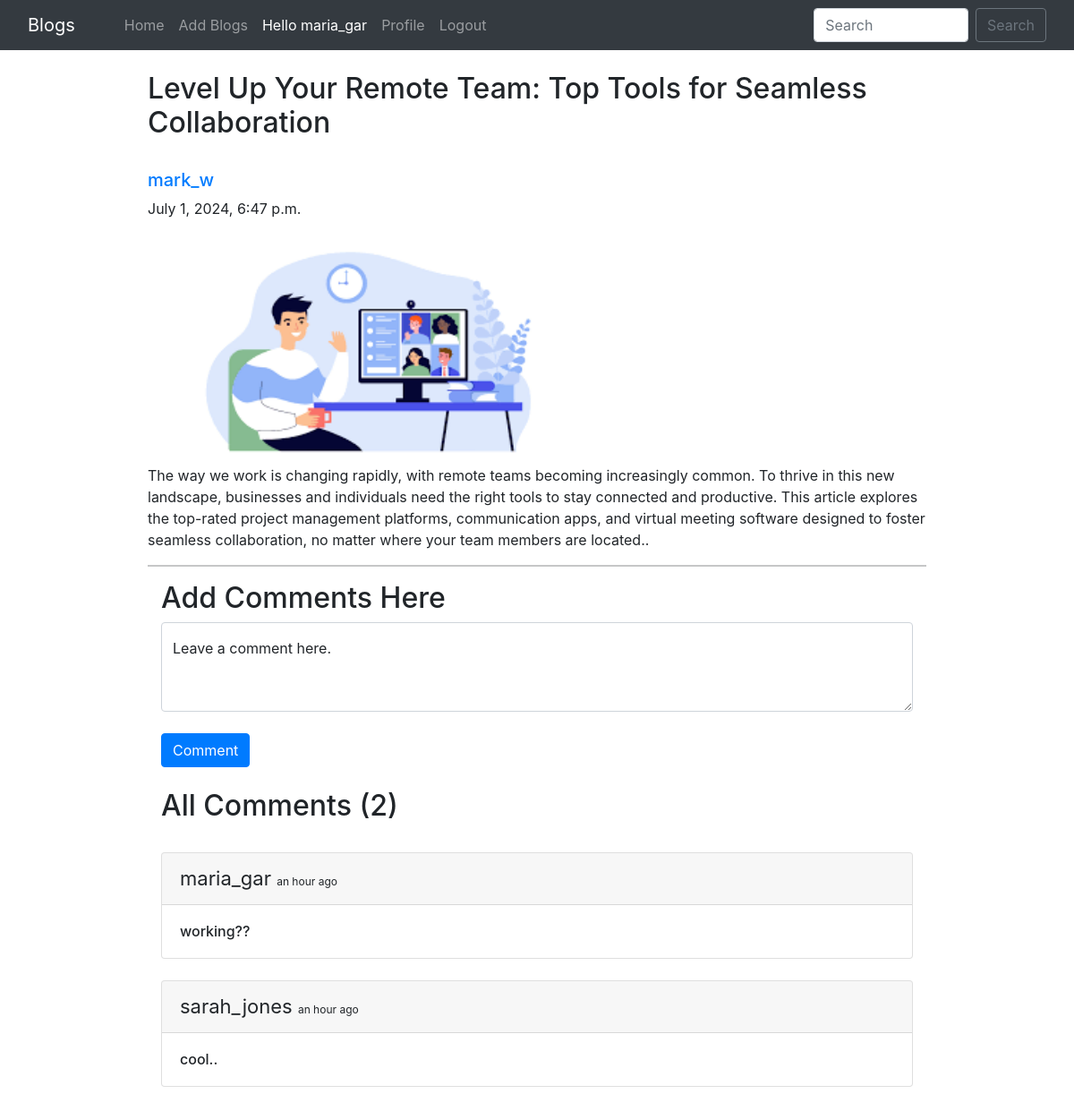
The page /blog/remote-team-collaboration-tools/ (signed in) on the database its author committed.
### home/models.py (models this page shows, shortened)
class BlogPost(models.Model):
    title=models.CharField(max_length=255)
    author= models.ForeignKey(User, on_delete=models.CASCADE)
    slug=models.CharField(max_length=130)
    content=models.TextField()
    image = models.ImageField(upload_to="profile_pics", blank=True, null=True)
    dateTime=models.DateTimeField(auto_now_add=True)

class Comment(models.Model):
    user = models.ForeignKey(User, on_delete=models.CASCADE)
    content = models.TextField()
    blog = models.ForeignKey(BlogPost, on_delete=models.CASCADE)
    parent_comment = models.ForeignKey('self', on_delete=models.CASCADE, null=True, blank=True)
    dateTime=models.DateTimeField(default=now)

### home/views.py (the view)
# urls.py: path("blog/<str:slug>/", views.blogs_comments, name="blogs_comments"),
def blogs_comments(request, slug):
    post = BlogPost.objects.filter(slug=slug).first()
    comments = Comment.objects.filter(blog=post)
    if request.method=="POST":
        user = request.user
        content = request.POST.get('content','')
        blog_id =request.POST.get('blog_id','')
        comment = Comment(user = user, content = content, blog=post)
        comment.save()
    return render(request, "blog_comments.html", {'post':post, 'comments':comments})

### home/templates/blog_comments.html (shortened to what this page needs)
{% extends 'base.html' %}
{% block body %}
{% load humanize %}
<div class="container w-75 my-4">
      <h2 class="blog-post-title">{{post.title}}</h2>
      <br>
      <div class="media">
            <div class="media-body">
                  <h5 class="mt-0"><a href="/user_profile/{{post.author.id}}/">{{post.author}}
                        </a></h5>
                  {{post.dateTime}}
            </div>
      </div>
      <br>
      <img src="/media/{{post.image}}" alt="" height="250px" width="500px">
      <br>
      <p>{{post.content}}.</p>
      <hr>
      {% if user.is_authenticated %}
      <div class="container">
            <h2>Add Comments Here</h2>
            <form action="/blog/{{post.slug}}/" method="POST"> {% csrf_token %}
                  <div class="form-floating">
                        <textarea class="form-control" placeholder="Leave a comment here" id="floatingTextarea2"
                              style="height: 100px" id="content" name="content"></textarea>
                        <label for="floatingTextarea2">Leave a comment here.</label>
                        <br>
                        <button type="submit" class="btn btn-primary">Comment</button>
                  </div>
            </form>
            {% else %}
            <div class="container">
                  <h4><a href="/login/">Login</a> to post comments below.</h4>
                  {% endif %}
                  <br>
                  <h2>All Comments ({{comments.count}})</h2>
                  <br>
                  {% for comment in comments %}
                  <div class="card">
                        <div class="card-header">
                              <span style="font-size: 22px;">{{comment.user}} </span> <span
                                    style="font-size: 12px;">{{comment.dateTime | naturaltime}}</span>
                        </div>
                        <div class="card-body">
                              <h6 class="card-text">{{comment.content}}</h6>
                        </div>
                  </div>
                  <br>
                  {% endfor %}
            </div>
      </div>
      {% endblock %}

### home/templates/base.html (shortened to what this page needs)
<!doctype html>
<html lang="en">
  <head>
    <link href="//maxcdn.bootstrapcdn.com/bootstrap/4.1.1/css/bootstrap.min.css" rel="stylesheet" id="bootstrap-css">
    <link href="https://cdn.jsdelivr.net/npm/bootstrap@5.0.2/dist/css/bootstrap.min.css" rel="stylesheet">
    <link rel="stylesheet" href="https://maxcdn.bootstrapcdn.com/bootstrap/4.0.0/css/bootstrap.min.css">
  </head>
  <body>
    <nav class="navbar navbar-expand-lg navbar-dark bg-dark sticky-top">
        <div class="container-fluid">
          <a class="navbar-brand" href="/">Blogs</a>
          <div class="collapse navbar-collapse" id="navbarSupportedContent">
          <div class="container mx-3">
            <ul class="navbar-nav me-auto mb-2 mb-lg-0">
              <li class="nav-item">
                <a class="nav-link {% block homeactive %} {% endblock homeactive %}" aria-current="page" href="/">Home</a>
              </li>
              {% if user.is_authenticated %}
              <li class="nav-item">
                <a class="nav-link {% block add_blogs_active %} {% endblock add_blogs_active %}" href="/add_blogs/">Add Blogs</a>
              </li>
              <li class="nav-item">
                <a class="nav-link active" href="#">Hello {{request.user}}</a>
              </li>
              <li class="nav-item">
                <a class="nav-link {% block profileactive %} {% endblock profileactive %}" href="/profile/">Profile</a>
              </li>
              <li class="nav-item">
                <a class="nav-link" href="/logout/">Logout</a>
              </li>
              {% endif %}
            </ul>
            </div>
            <form class="d-flex" method="POST" action="/search/"> {% csrf_token %}
              <input class="form-control me-2" type="search" placeholder="Search" name="searched" id="searched" aria-label="Search">
              <button href="/search/" class="btn btn-outline-secondary" type="submit">Search</button>
            </form>
          </div>
        </div>
      </nav>
      {% block body %}
      {% endblock %}
</body>
</html>

### rows shown on the page
BlogPost: title "Level Up Your Remote Team: Top Tools for Seamless Collaboration", author "mark_w", dateTime "July 1, 2024, 6:47 p.m.", image (picture), content "The way we work is changing rapidly, with remote teams becoming increasingly common. To thrive in this new landscape, businesses and individuals need the right tools to stay connected and productive. This article explores the top-rated project management platforms, communication apps, and virtual meeting software designed to foster seamless collaboration, no matter where your team members are located."
Comment: user "maria_gar", dateTime "an hour ago", content "working??"
Comment: user "sarah_jones", dateTime "an hour ago", content "cool.."

### other values the page prints
{{ request.user }} "maria_gar"
{{ comments.count }} "2"
